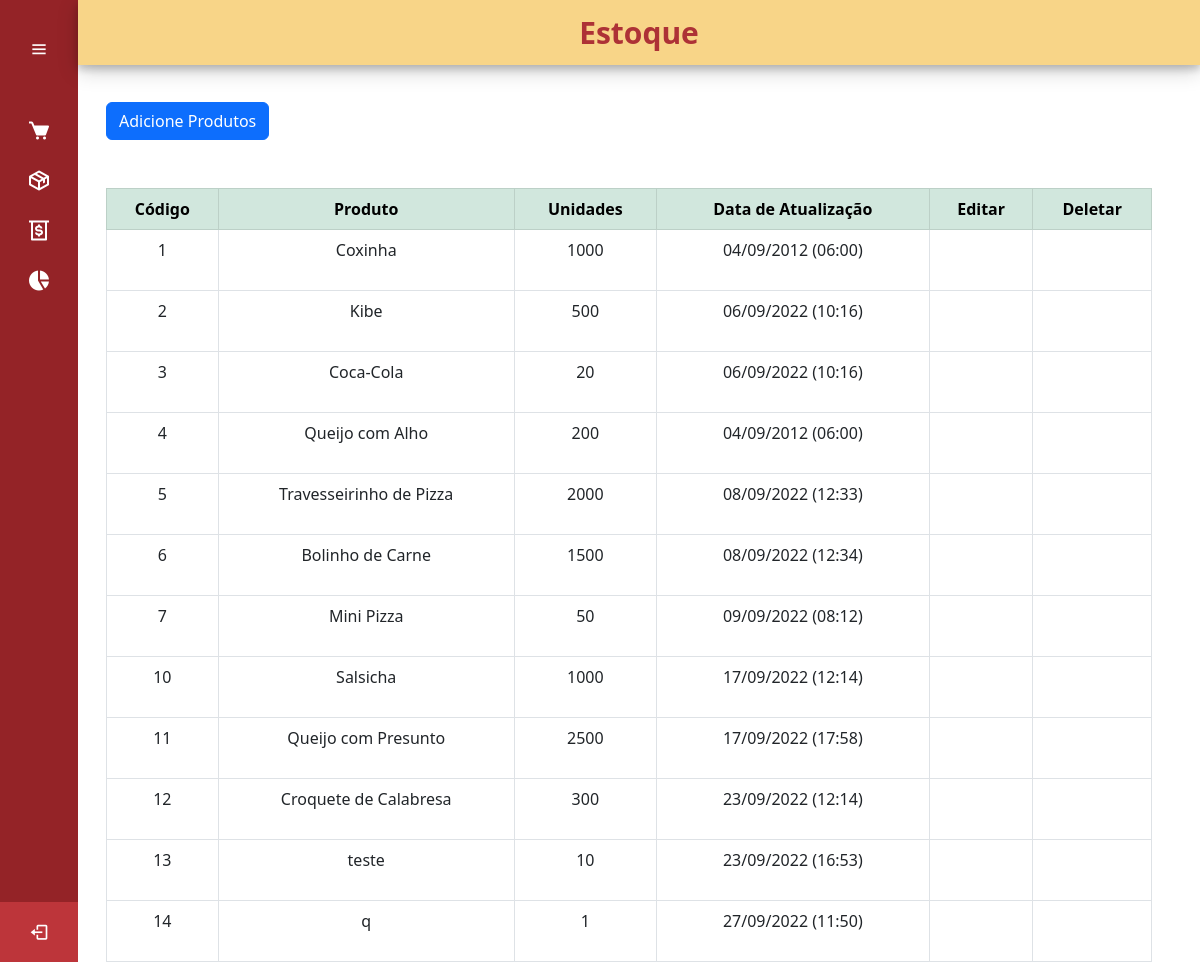
The page /estoque on the database as committed earlier.
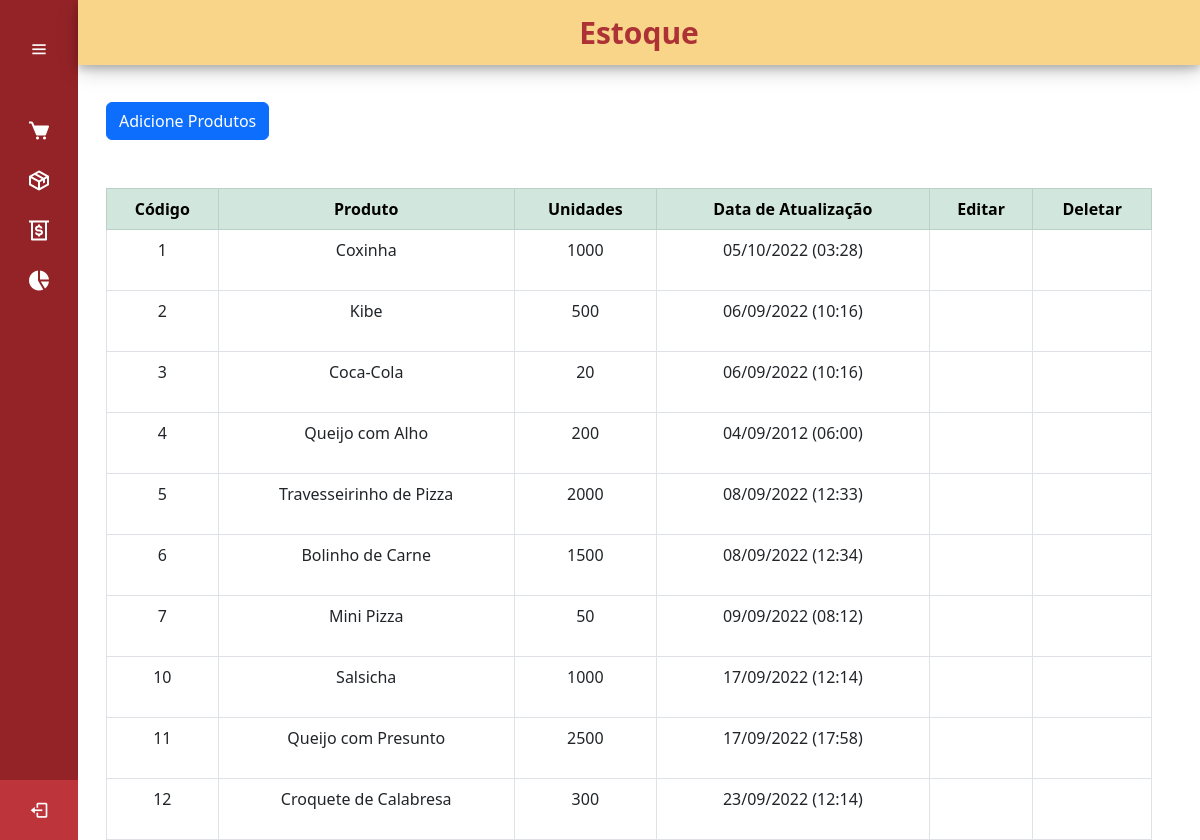
The same page on the database as committed later.
### cadastro/models.py (models this page shows, shortened)
class ListaProdutos(models.Model):
    nome_produto = models.CharField(max_length=50, verbose_name='Produto')
    quantidade_produto = models.IntegerField(verbose_name='Qntd.')
    data_adicao = models.DateTimeField(auto_now_add= True ,verbose_name='Data de Adição')
    nota_produto = models.TextField()

### cadastro/views.py (the view)
# urls.py: path('estoque', views.produto_List, name='estoque'),
def produto_List(request):
    produto_List = ListaProdutos.objects.all()
    return render(request, "paginas/estoque.html", {'produtos': produto_List})

### paginas/templates/paginas/estoque.html (shortened to what this page needs)
{% extends 'paginas/modelo.html' %}
{% load static %}
{% block conteudo %}
<div class="home_content" style="top: 30px">
    <div class="conteudo_pagina">
        <div class="container">
            <br><br><br>
            <button type="button" class="btn btn-primary" data-bs-toggle="modal" data-bs-target="#addModal">
                Adicione Produtos
            </button>
            <br><br><br>
            <table class="table table-bordered" id="tabela" style="text-align: center ;">
                <thead class="table-success">
                    <tr>
                        <th>Código</th>
                        <th>Produto</th>
                        <th>Unidades</th>
                        <th>Data de Atualização</th>
                        <th>Editar</th>
                        <th>Deletar</th>
                    </tr>
                </thead>
                {% for produto in produtos %}
                <tr>
                    <td>{{ produto.id }}</td>
                    <td>{{ produto.nome_produto }}</td>
                    <td>{{ produto.quantidade_produto }}</td>
                    <td>{{ produto.data_adicao | date:'d/m/Y (H:i)' }}</td>
                    <td>
                        <a class="btn btn-sucess text-center" title="Editar Produto" data-bs-toggle="modal"
                            data-bs-target="#editModal{{ produto.id }}">
                            <box-icon name='edit'></box-icon>
                        </a>
                    </td>
                    <td>
                        <a class="btn text-center" title="Deletar Produto" data-bs-toggle="modal"
                            data-bs-target="#deleteModal{{ produto.id }}">
                            <box-icon name='trash'></box-icon>
                        </a>
                    </td>
                </tr>
                {% endfor %}
            </table>
        </div>
    </div>
</div>
{% endblock %}

Rows that differ between the two databases and show on the page:
removed ListaProdutos: id "13", nome_produto "teste", quantidade_produto "10", data_adicao "23/09/2022 (16:53)"
removed ListaProdutos: id "14", nome_produto "q", quantidade_produto "1", data_adicao "27/09/2022 (11:50)"
changed ListaProdutos "Coxinha": data_adicao "04/09/2012 (06:00)" → "05/10/2022 (03:28)"
